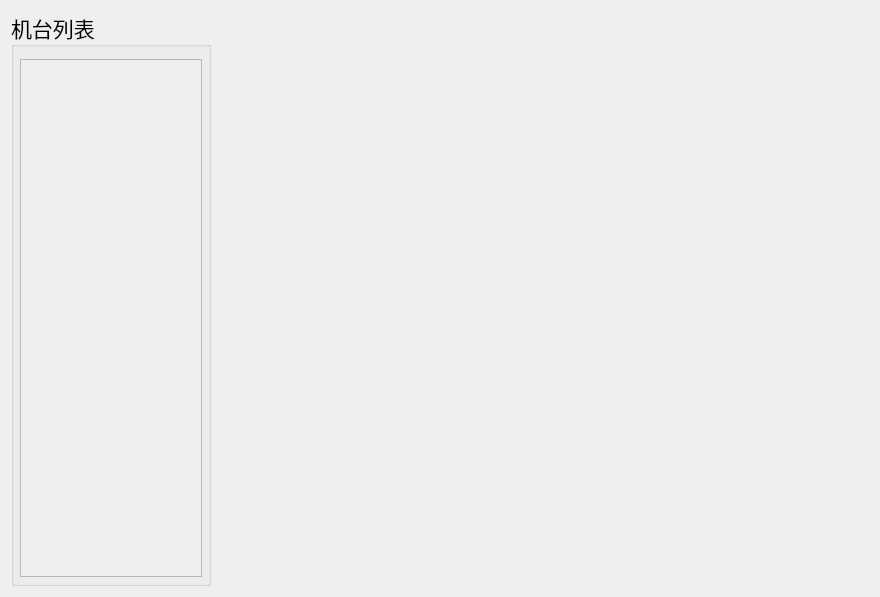
<?xml version="1.0" encoding="UTF-8"?>
<ui version="4.0">
 <class>HscMachineAnalysis</class>
 <widget class="QWidget" name="HscMachineAnalysis">
  <property name="geometry">
   <rect>
    <x>0</x>
    <y>0</y>
    <width>880</width>
    <height>597</height>
   </rect>
  </property>
  <property name="windowTitle">
   <string>Form</string>
  </property>
  <layout class="QGridLayout" name="gridLayout">
   <item row="0" column="0">
    <widget class="QGroupBox" name="groupBox">
     <property name="minimumSize">
      <size>
       <width>0</width>
       <height>0</height>
      </size>
     </property>
     <property name="maximumSize">
      <size>
       <width>200</width>
       <height>50000</height>
      </size>
     </property>
     <property name="font">
      <font>
       <family>微软雅黑 Light</family>
       <pointsize>16</pointsize>
      </font>
     </property>
     <property name="title">
      <string>机台列表</string>
     </property>
     <layout class="QGridLayout" name="gridLayout_2">
      <property name="leftMargin">
       <number>6</number>
      </property>
      <property name="topMargin">
       <number>12</number>
      </property>
      <property name="rightMargin">
       <number>6</number>
      </property>
      <property name="bottomMargin">
       <number>6</number>
      </property>
      <property name="spacing">
       <number>0</number>
      </property>
      <item row="0" column="0">
       <widget class="QScrollArea" name="scrollArea">
        <property name="styleSheet">
         <string notr="true">border：transparent</string>
        </property>
        <property name="widgetResizable">
         <bool>true</bool>
        </property>
        <widget class="QWidget" name="scrollAreaWidgetContents_5">
         <property name="geometry">
          <rect>
           <x>0</x>
           <y>0</y>
           <width>184</width>
           <height>526</height>
          </rect>
         </property>
         <layout class="QGridLayout" name="gridLayout_3">
          <item row="0" column="0">
           <layout class="QVBoxLayout" name="verticalLayout_2">
            <property name="spacing">
             <number>0</number>
            </property>
            <item>
             <layout class="QHBoxLayout" name="horizontalLayout"/>
            </item>
           </layout>
          </item>
          <item row="1" column="0">
           <spacer name="verticalSpacer">
            <property name="orientation">
             <enum>Qt::Vertical</enum>
            </property>
            <property name="sizeHint" stdset="0">
             <size>
              <width>20</width>
              <height>40</height>
             </size>
            </property>
           </spacer>
          </item>
         </layout>
        </widget>
       </widget>
      </item>
     </layout>
    </widget>
   </item>
   <item row="0" column="1">
    <widget class="QStackedWidget" name="stackedWidget"/>
   </item>
  </layout>
 </widget>
 <resources/>
 <connections/>
</ui>
